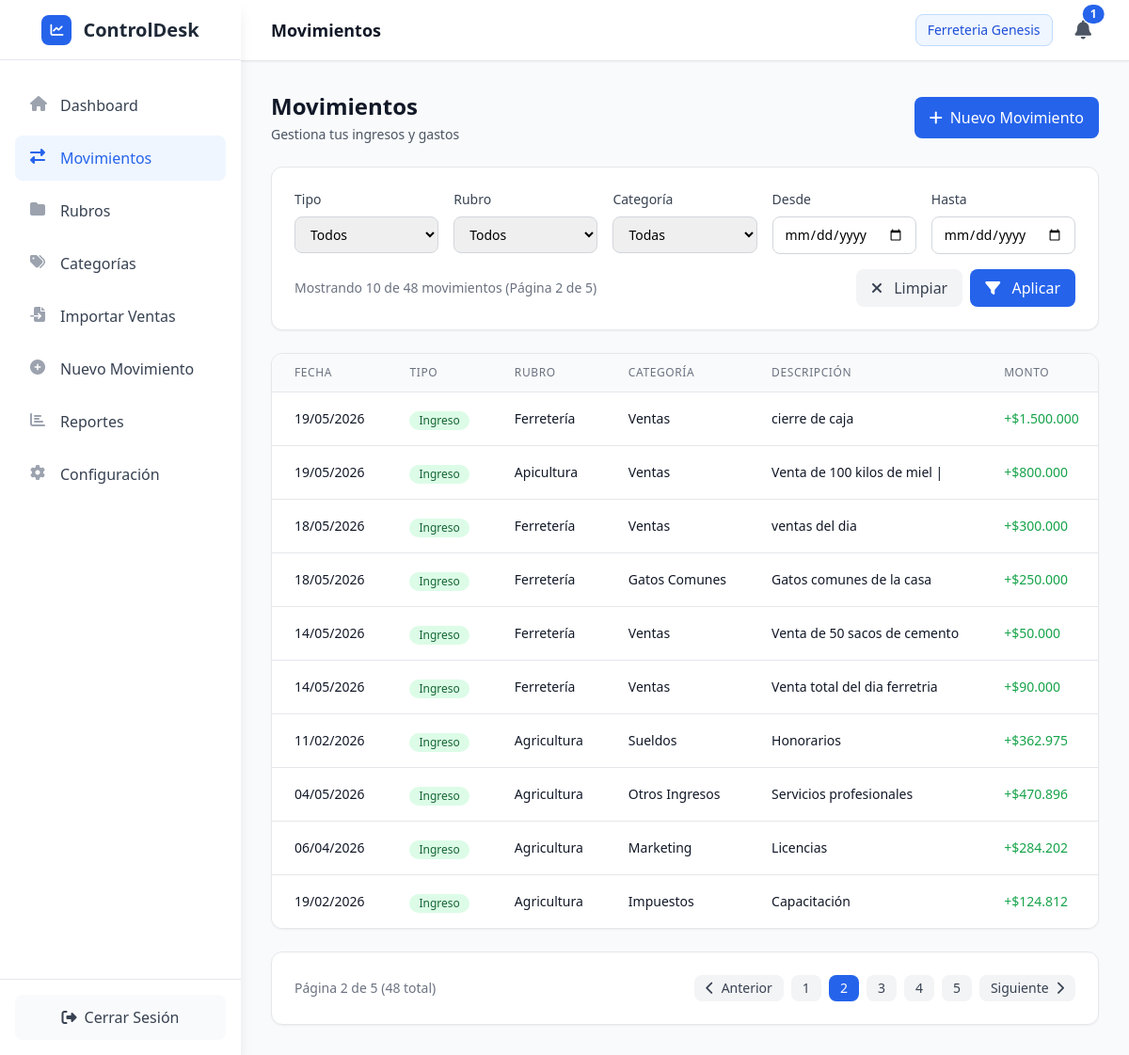
Page /movimientos?page=2 (signed in) on the committed database.
### app/models/movimiento.py (models this page shows, shortened)
class Movimiento(db.Model):
    __tablename__ = 'movimientos'
    id = db.Column(db.Integer, primary_key=True)
    tipo = db.Column(db.String(10), nullable=False)  # 'gasto' o 'ingreso'
    monto = db.Column(db.Numeric(10, 2), nullable=False)  # Decimal con 2 decimales
    fecha = db.Column(db.Date, nullable=False, default=datetime.utcnow().date)
    descripcion = db.Column(db.Text, nullable=True)
    created_at = db.Column(db.DateTime, default=datetime.utcnow)
    updated_at = db.Column(db.DateTime, default=datetime.utcnow, onupdate=datetime.utcnow)
    rubro_id = db.Column(db.Integer, db.ForeignKey('rubros.id'), nullable=False)
    categoria_id = db.Column(db.Integer, db.ForeignKey('categorias.id'), nullable=False)
    empresa_id = db.Column(db.Integer, db.ForeignKey('empresas.id'), nullable=True)

### app/models/rubro.py (models this page shows, shortened)
class Rubro(db.Model):
    __tablename__ = 'rubros'
    id = db.Column(db.Integer, primary_key=True)
    nombre = db.Column(db.String(100), nullable=False)
    color = db.Column(db.String(7), nullable=False, default='#2563eb')
    empresa_id = db.Column(db.Integer, db.ForeignKey('empresas.id'), nullable=True)
    created_at = db.Column(db.DateTime, default=datetime.utcnow)
    updated_at = db.Column(db.DateTime, default=datetime.utcnow, onupdate=datetime.utcnow)
    movimientos = db.relationship('Movimiento', backref='rubro', lazy=True, cascade='all, delete-orphan')

### app/models/categoria.py (models this page shows, shortened)
class Categoria(db.Model):
    __tablename__ = 'categorias'
    id = db.Column(db.Integer, primary_key=True)
    nombre = db.Column(db.String(100), nullable=False, unique=True)
    descripcion = db.Column(db.Text, nullable=True)
    estado = db.Column(db.String(20), nullable=False, default='activa')  # activa/inactiva
    icono = db.Column(db.String(50), nullable=True)  # FontAwesome icon class
    color = db.Column(db.String(7), nullable=True)  # Hex color code
    empresa_id = db.Column(db.Integer, db.ForeignKey('empresas.id'), nullable=True)
    fecha_creacion = db.Column(db.DateTime, default=datetime.utcnow)
    fecha_actualizacion = db.Column(db.DateTime, default=datetime.utcnow, onupdate=datetime.utcnow)
    movimientos = db.relationship('Movimiento', backref='categoria', lazy=True, cascade='all, delete-orphan')

### app/routes/main.py (the view)
@main_bp.route('/movimientos')
def movimientos():
    if not AuthService.is_logged_in():
        return redirect(url_for('main.login'))
    try:
        tipo = request.args.get('tipo')
        rubro_id = request.args.get('rubro_id')
        categoria_id = request.args.get('categoria_id')
        fecha_desde = request.args.get('fecha_desde')
        fecha_hasta = request.args.get('fecha_hasta')
        empresa_id = session.get('empresa_id')
        page = request.args.get('page', 1, type=int)
        per_page = request.args.get('per_page', 10, type=int)
        if rubro_id:
            rubro_id = int(rubro_id)
        if categoria_id:
            categoria_id = int(categoria_id)
        result = MovimientoService.get_all_movimientos(
            tipo=tipo,
            rubro_id=rubro_id,
            categoria_id=categoria_id,
            fecha_desde=fecha_desde,
            fecha_hasta=fecha_hasta,
            page=page,
            per_page=per_page,
            empresa_id=empresa_id
        )
        rubros = MovimientoService.get_rubros_for_select(empresa_id)
        categorias = MovimientoService.get_categorias_for_select(empresa_id)
        return render_template('movimientos.html',
                             movimientos=result['movimientos'],
                             rubros=rubros,
                             categorias=categorias,
                             pagination=result)
    except Exception as e:
        flash('Error al cargar los movimientos', 'error')
        return render_template('movimientos.html',
                             movimientos=[],
                             rubros=[],
                             categorias=[],
                             pagination={
                                 'total': 0,
                                 'page': 1,
                                 'per_page': 10,
                                 'total_pages': 0,
                                 'has_prev': False,
                                 'has_next': False,
                                 'prev_num': None,
                                 'next_num': None
                             })

### app/templates/movimientos.html (shortened to what this page needs)
{% extends "base.html" %}
{% block page_title %}Movimientos{% endblock %}
{% block content %}
<div class="mb-6">
    <div class="flex flex-col sm:flex-row sm:items-center sm:justify-between gap-4">
        <div>
            <h1 class="text-xl sm:text-2xl font-bold text-gray-900">Movimientos</h1>
            <p class="text-sm text-gray-600 mt-1">Gestiona tus ingresos y gastos</p>
        </div>
        <a href="{{ url_for('main.nuevo_movimiento') }}"
           class="inline-flex items-center justify-center px-4 py-2.5 bg-primary-600 text-white rounded-lg hover:bg-primary-700 transition-colors duration-200 w-full sm:w-auto">
            <i class="fas fa-plus mr-2"></i>
            Nuevo Movimiento
        </a>
    </div>
</div>
<div class="bg-white rounded-xl shadow-sm border border-gray-200 p-4 md:p-6 mb-6">
    <form method="GET" action="{{ url_for('main.movimientos') }}">
        <div class="grid grid-cols-1 sm:grid-cols-2 lg:grid-cols-5 gap-3 md:gap-4">
            <div>
                <label class="block text-sm font-medium text-gray-700 mb-2">Tipo</label>
                <select name="tipo" class="w-full px-3 py-2 border border-gray-300 rounded-lg focus:ring-2 focus:ring-primary-500 focus:border-primary-500 text-sm">
                    <option value="">Todos</option>
                </select>
            </div>
            <div>
                <label class="block text-sm font-medium text-gray-700 mb-2">Rubro</label>
                <select name="rubro_id" class="w-full px-3 py-2 border border-gray-300 rounded-lg focus:ring-2 focus:ring-primary-500 focus:border-primary-500 text-sm">
                    <option value="">Todos</option>
                </select>
            </div>
            <div>
                <label class="block text-sm font-medium text-gray-700 mb-2">Categoría</label>
                <select name="categoria_id" class="w-full px-3 py-2 border border-gray-300 rounded-lg focus:ring-2 focus:ring-primary-500 focus:border-primary-500 text-sm">
                    <option value="">Todas</option>
                </select>
            </div>
            <div>
                <label class="block text-sm font-medium text-gray-700 mb-2">Desde</label>
                <input type="date" name="fecha_desde" value="{{ request.args.get('fecha_desde', '') }}"
                       class="w-full px-3 py-2 border border-gray-300 rounded-lg focus:ring-2 focus:ring-primary-500 focus:border-primary-500 text-sm">
            </div>
            <div>
                <label class="block text-sm font-medium text-gray-700 mb-2">Hasta</label>
                <input type="date" name="fecha_hasta" value="{{ request.args.get('fecha_hasta', '') }}"
                       class="w-full px-3 py-2 border border-gray-300 rounded-lg focus:ring-2 focus:ring-primary-500 focus:border-primary-500 text-sm">
            </div>
        </div>
        <div class="mt-4 flex flex-col sm:flex-row justify-between items-start sm:items-center gap-3">
            <div class="text-sm text-gray-500">
                {% if pagination.total > 0 %}
                Mostrando {{ movimientos|length }} de {{ pagination.total }} movimiento{{ 's' if pagination.total != 1 else '' }}
                {% if pagination.total_pages > 1 %}
                (Página {{ pagination.page }} de {{ pagination.total_pages }})
                {% endif %}
                {% else %}
                No hay movimientos que coincidan con los filtros
                {% endif %}
            </div>
            <div class="flex space-x-2 w-full sm:w-auto">
                <a href="{{ url_for('main.movimientos') }}"
                   class="flex-1 sm:flex-none px-4 py-2 bg-gray-100 text-gray-700 rounded-lg hover:bg-gray-200 transition-colors duration-200 text-center">
                    <i class="fas fa-times mr-2"></i>
                    Limpiar
                </a>
                <button type="submit"
                        class="flex-1 sm:flex-none px-4 py-2 bg-primary-600 text-white rounded-lg hover:bg-primary-700 transition-colors duration-200 text-center">
                    <i class="fas fa-filter mr-2"></i>
                    Aplicar
                </button>
            </div>
        </div>
    </form>
</div>
<div class="bg-white rounded-xl shadow-sm border border-gray-200 overflow-hidden">
    <div class="hidden md:block overflow-x-auto">
        <table class="min-w-full divide-y divide-gray-200">
            <thead class="bg-gray-50">
                <tr>
                    <th class="px-6 py-3 text-left text-xs font-medium text-gray-500 uppercase tracking-wider">
                        Fecha
                    </th>
                    <th class="px-6 py-3 text-left text-xs font-medium text-gray-500 uppercase tracking-wider">
                        Tipo
                    </th>
                    <th class="px-6 py-3 text-left text-xs font-medium text-gray-500 uppercase tracking-wider">
                        Rubro
                    </th>
                    <th class="px-6 py-3 text-left text-xs font-medium text-gray-500 uppercase tracking-wider">
                        Categoría
                    </th>
                    <th class="px-6 py-3 text-left text-xs font-medium text-gray-500 uppercase tracking-wider">
                        Descripción
                    </th>
                    <th class="px-6 py-3 text-left text-xs font-medium text-gray-500 uppercase tracking-wider">
                        Monto
                    </th>
                </tr>
            </thead>
            <tbody class="bg-white divide-y divide-gray-200">
                {% if movimientos %}
                    {% for movimiento in movimientos %}
                    <tr class="hover:bg-gray-50 transition-colors duration-150">
                        <td class="px-6 py-4 whitespace-nowrap text-sm text-gray-900">
                            {{ movimiento.fecha.strftime('%d/%m/%Y') }}
                        </td>
                        <td class="px-6 py-4 whitespace-nowrap">
                            <span class="inline-flex items-center px-2.5 py-0.5 rounded-full text-xs font-medium
                                {% if movimiento.tipo == 'ingreso' %}bg-green-100 text-green-800{% else %}bg-red-100 text-red-800{% endif %}">
                                {% if movimiento.tipo == 'ingreso' %}Ingreso{% else %}Gasto{% endif %}
                            </span>
                        </td>
                        <td class="px-6 py-4 whitespace-nowrap text-sm text-gray-900">
                            {{ movimiento.rubro.nombre if movimiento.rubro else '-' }}
                        </td>
                        <td class="px-6 py-4 whitespace-nowrap text-sm text-gray-900">
                            {{ movimiento.categoria.nombre if movimiento.categoria else '-' }}
                        </td>
                        <td class="px-6 py-4 text-sm text-gray-900">
                            <div class="max-w-xs truncate" title="{{ movimiento.descripcion }}">
                                {{ movimiento.descripcion or '-' }}
                            </div>
                        </td>
                        <td class="px-6 py-4 whitespace-nowrap text-sm font-medium">
                            <span class="{% if movimiento.tipo == 'ingreso' %}text-green-600{% else %}text-red-600{% endif %}">
                                {% if movimiento.tipo == 'ingreso' %}+{% endif %}${{ movimiento.monto|round(0)|int|format_clp }}
                            </span>
                        </td>
                    </tr>
                    {% endfor %}
                {% endif %}
            </tbody>
        </table>
    </div>
</div>
{% if pagination.total_pages > 1 %}
<div class="bg-white rounded-xl shadow-sm border border-gray-200 p-4 md:p-6 mt-6">
    <div class="hidden md:flex items-center justify-between">
        <div class="text-sm text-gray-500">
            Página {{ pagination.page }} de {{ pagination.total_pages }}
            ({{ pagination.total }} total)
        </div>
        <div class="flex items-center space-x-2">
            {% if pagination.has_prev %}
                <a href="{{ url_for('main.movimientos', page=pagination.prev_num,
                    tipo=request.args.get('tipo'),
                    rubro_id=request.args.get('rubro_id'),
                    categoria_id=request.args.get('categoria_id'),
                    fecha_desde=request.args.get('fecha_desde'),
                    fecha_hasta=request.args.get('fecha_hasta')) }}"
                   class="px-3 py-1 text-sm bg-gray-100 text-gray-700 rounded-lg hover:bg-gray-200 transition-colors duration-200">
                    <i class="fas fa-chevron-left mr-1"></i>
                    Anterior
                </a>
            {% else %}
                <button disabled class="px-3 py-1 text-sm bg-gray-50 text-gray-400 rounded-lg cursor-not-allowed">
                    <i class="fas fa-chevron-left mr-1"></i>
                    Anterior
                </button>
            {% endif %}
            {% set start_page = [1, pagination.page - 2]|max %}
            {% set end_page = [pagination.total_pages, pagination.page + 2]|min %}
            {% for page_num in range(start_page, end_page + 1) %}
                {% if page_num == pagination.page %}
                    <span class="px-3 py-1 text-sm bg-primary-600 text-white rounded-lg">{{ page_num }}</span>
                {% else %}
                    <a href="{{ url_for('main.movimientos', page=page_num,
                        tipo=request.args.get('tipo'),
                        rubro_id=request.args.get('rubro_id'),
                        categoria_id=request.args.get('categoria_id'),
                        fecha_desde=request.args.get('fecha_desde'),
                        fecha_hasta=request.args.get('fecha_hasta')) }}"
                       class="px-3 py-1 text-sm bg-gray-100 text-gray-700 rounded-lg hover:bg-gray-200 transition-colors duration-200">{{ page_num }}</a>
                {% endif %}
            {% endfor %}
            {% if end_page < pagination.total_pages %}
                <a href="{{ url_for('main.movimientos', page=pagination.total_pages,
                    tipo=request.args.get('tipo'),
                    rubro_id=request.args.get('rubro_id'),
                    categoria_id=request.args.get('categoria_id'),
                    fecha_desde=request.args.get('fecha_desde'),
                    fecha_hasta=request.args.get('fecha_hasta')) }}"
                   class="px-3 py-1 text-sm bg-gray-100 text-gray-700 rounded-lg hover:bg-gray-200 transition-colors duration-200">{{ pagination.total_pages }}</a>
            {% endif %}
            {% if pagination.has_next %}
                <a href="{{ url_for('main.movimientos', page=pagination.next_num,
                    tipo=request.args.get('tipo'),
                    rubro_id=request.args.get('rubro_id'),
                    categoria_id=request.args.get('categoria_id'),
                    fecha_desde=request.args.get('fecha_desde'),
                    fecha_hasta=request.args.get('fecha_hasta')) }}"
                   class="px-3 py-1 text-sm bg-gray-100 text-gray-700 rounded-lg hover:bg-gray-200 transition-colors duration-200">
                    Siguiente
                    <i class="fas fa-chevron-right ml-1"></i>
                </a>
            {% else %}
                <button disabled class="px-3 py-1 text-sm bg-gray-50 text-gray-400 rounded-lg cursor-not-allowed">
                    Siguiente
                    <i class="fas fa-chevron-right ml-1"></i>
                </button>
            {% endif %}
        </div>
    </div>
</div>
{% endif %}
{% endblock %}

### rows in the picture
Movimiento: fecha "19/05/2026", tipo "Ingreso", rubro "Ferretería", categoria "Ventas", descripcion "cierre de caja", monto "1.500.000"
Movimiento: fecha "19/05/2026", tipo "Ingreso", rubro "Apicultura", categoria "Ventas", descripcion "Venta de 100 kilos de miel |", monto "800.000"
Movimiento: fecha "18/05/2026", tipo "Ingreso", rubro "Ferretería", categoria "Ventas", descripcion "ventas del dia", monto "300.000"
Movimiento: fecha "18/05/2026", tipo "Ingreso", rubro "Ferretería", categoria "Gatos Comunes", descripcion "Gatos comunes de la casa", monto "250.000"
Movimiento: fecha "14/05/2026", tipo "Ingreso", rubro "Ferretería", categoria "Ventas", descripcion "Venta de 50 sacos de cemento", monto "50.000"
Movimiento: fecha "14/05/2026", tipo "Ingreso", rubro "Ferretería", categoria "Ventas", descripcion "Venta total del dia ferretria", monto "90.000"
Movimiento: fecha "11/02/2026", tipo "Ingreso", rubro "Agricultura", categoria "Sueldos", descripcion "Honorarios", monto "362.975"
Movimiento: fecha "04/05/2026", tipo "Ingreso", rubro "Agricultura", categoria "Otros Ingresos", descripcion "Servicios profesionales", monto "470.896"
Movimiento: fecha "06/04/2026", tipo "Ingreso", rubro "Agricultura", categoria "Marketing", descripcion "Licencias", monto "284.202"
Movimiento: fecha "19/02/2026", tipo "Ingreso", rubro "Agricultura", categoria "Impuestos", descripcion "Capacitación", monto "124.812"

### other values in the picture
{{ session.get('empresa_nombre', 'Empresa') }} "Ferreteria Genesis"
{{ movimientos|length }} "10"
{{ pagination.total }} "48"
{{ 's' if pagination.total != 1 else '' }} "s"
{{ pagination.page }} "2"
{{ pagination.total_pages }} "5"
{{ page_num }} "1" "3" "4"
{{ page_num }} "2"
